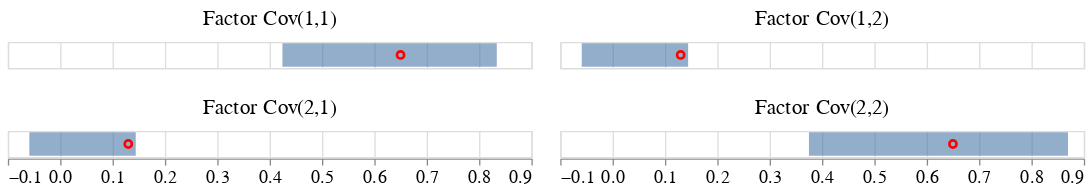

The code cell stored with this chart in its notebook:
### Code cell
param = 'Phi_cov'
df = get_post_df(particles[param])
df_quant = df.groupby(['row', 'col'])[['value']].quantile(0.025).reset_index()
df_quant.rename({'value':'q1'}, axis=1, inplace=True)
df_quant2 = df.groupby(['row', 'col'])[['value']].quantile(0.975).reset_index()
df_quant2.rename({'value':'q2'}, axis=1, inplace=True)

df = df_quant.merge(df_quant2, on=['row', 'col'])
df['row'] = df['row']+1
df['col'] = df['col']+1

dd = pd.DataFrame(data.raw_data['Phi_cov'], columns=['1', '2'])
dd['row'] = np.arange(1, dd.shape[0]+1)
dd = dd.melt(id_vars='row', var_name='col', value_name = 'data')
dd['col'] = dd.col.astype(int)

plot_data = df.merge(dd, on=['row', 'col'])
plot_data['index'] = 'Factor Cov(' + plot_data.row.astype(str)+','+plot_data.col.astype(str)+')'

c1 = alt.Chart(plot_data).mark_bar(opacity=0.6).encode(
        alt.X('q1', title=None),
        alt.X2('q2', title=None))
c1



c2 = alt.Chart(plot_data).mark_point(opacity=1, color='red').encode(
        alt.X('data', title=None)
)


(c1+c2).facet(
    facet=alt.Facet('index:N', title=None),
    title='',
    columns=2
).configure_axis(
    labelFontSize=14,
).configure_title(
    fontSize=16
).configure_header(labelFontSize=16)

### Figure 1 — Vega-Lite specification as saved in the notebook (floating-point values rounded to 4 significant figures)
{"config": {"view": {"continuousWidth": 400, "continuousHeight": 300}, "axis": {"labelFontSize": 14}, "header": {"labelFontSize": 16}, "title": {"fontSize": 16}}, "data": {"name": "data-fcad0ff5440cf70961e9307d5ccf3c27"}, "facet": {"type": "nominal", "field": "index", "title": null}, "spec": {"layer": [{"mark": {"type": "bar", "opacity": 0.6}, "encoding": {"x": {"type": "quantitative", "field": "q1", "title": null}, "x2": {"field": "q2", "title": null}}}, {"mark": {"type": "point", "color": "red", "opacity": 1}, "encoding": {"x": {"type": "quantitative", "field": "data", "title": null}}}]}, "columns": 2, "title": "", "$schema": "https://vega.github.io/schema/vega-lite/v4.8.1.json", "datasets": {"data-fcad0ff5440cf70961e9307d5ccf3c27": [{"row": 1, "col": 1, "q1": 0.4244, "q2": 0.8338, "data": 0.65, "index": "Factor Cov(1,1)"}, {"row": 1, "col": 2, "q1": -0.05896, "q2": 0.1442, "data": 0.13, "index": "Factor Cov(1,2)"}, {"row": 2, "col": 1, "q1": -0.05896, "q2": 0.1442, "data": 0.13, "index": "Factor Cov(2,1)"}, {"row": 2, "col": 2, "q1": 0.375, "q2": 0.8698, "data": 0.65, "index": "Factor Cov(2,2)"}]}}
